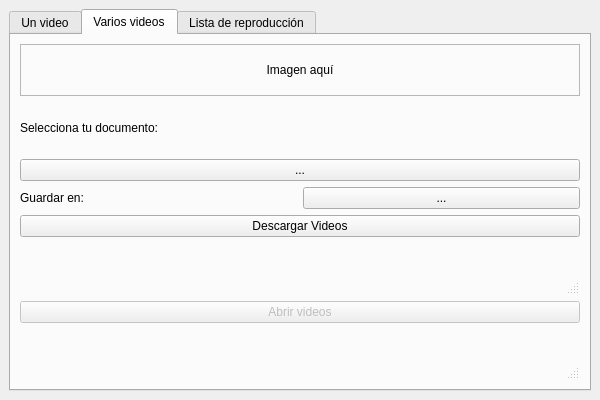
<?xml version="1.0" encoding="UTF-8"?>
<ui version="4.0">
 <class>MainWindow</class>
 <widget class="QMainWindow" name="MainWindow">
  <property name="geometry">
   <rect>
    <x>0</x>
    <y>0</y>
    <width>600</width>
    <height>400</height>
   </rect>
  </property>
  <property name="windowTitle">
   <string>Descargador YouTube</string>
  </property>
  <widget class="QWidget" name="centralwidget">
   <layout class="QVBoxLayout" name="verticalLayout_central">
    <item>
     <widget class="QTabWidget" name="tabWidget">
      <property name="currentIndex">
       <number>1</number>
      </property>

      <!-- TAB 1: UN VIDEO -->
      <widget class="QWidget" name="tab_un_video">
       <attribute name="title">
        <string>Un video</string>
       </attribute>
       <layout class="QVBoxLayout" name="verticalLayout_tab1">
        <item>
         <widget class="QLabel" name="lbl_img_video">
          <property name="text">
           <string>Imagen aquí</string>
          </property>
          <property name="alignment">
           <set>Qt::AlignCenter</set>
          </property>
         </widget>
        </item>
        <item>
         <widget class="QLabel" name="lbl_desc_video">
          <property name="text">
           <string>Descargar un video de YouTube</string>
          </property>
         </widget>
        </item>
        <item>
         <widget class="QLabel" name="lbl_url_video">
          <property name="text">
           <string>URL Video</string>
          </property>
         </widget>
        </item>
        <item>
         <widget class="QLineEdit" name="txt_url_video"/>
        </item>
        <item>
         <layout class="QHBoxLayout" name="horizontalLayout_tab1_path">
          <item>
           <widget class="QLabel" name="lbl_guardar_video">
            <property name="text">
             <string>Guardar en:</string>
            </property>
           </widget>
          </item>
          <item>
           <widget class="QPushButton" name="btn_ruta_video">
            <property name="text">
             <string>...</string>
            </property>
           </widget>
          </item>
         </layout>
        </item>
        <item>
         <widget class="QPushButton" name="btn_descargar_video">
          <property name="text">
           <string>Descargar Video</string>
          </property>
         </widget>
        </item>
        <item>
         <widget class="QProgressBar" name="progress_video">
          <property name="value">
           <number>0</number>
          </property>
         </widget>
        </item>
        <item>
         <widget class="QPushButton" name="btn_abrir_video">
          <property name="text">
           <string>Abrir</string>
          </property>
          <property name="enabled">
           <bool>false</bool>
          </property>
         </widget>
        </item>
       </layout>
      </widget>

      <!-- TAB 2: VARIOS VIDEOS -->
      <widget class="QWidget" name="tab_varios_videos">
       <attribute name="title">
        <string>Varios videos</string>
       </attribute>
       <layout class="QVBoxLayout" name="verticalLayout_tab2">

        <!-- Frame para imagen -->
        <item>
         <widget class="QFrame" name="frame_img_varios">
          <property name="frameShape">
           <enum>QFrame::StyledPanel</enum>
          </property>
          <property name="frameShadow">
           <enum>QFrame::Raised</enum>
          </property>
          <layout class="QVBoxLayout" name="layout_frame_varios">
           <item>
            <widget class="QLabel" name="lbl_img_varios">
             <property name="text">
              <string>Imagen aquí</string>
             </property>
             <property name="alignment">
              <set>Qt::AlignCenter</set>
             </property>
            </widget>
           </item>
          </layout>
         </widget>
        </item>

        <item>
         <widget class="QLabel" name="lbl_doc">
          <property name="text">
           <string>Selecciona tu documento:</string>
          </property>
         </widget>
        </item>
        <item>
         <widget class="QPushButton" name="btn_doc">
          <property name="text">
           <string>...</string>
          </property>
         </widget>
        </item>
        <item>
         <layout class="QHBoxLayout" name="horizontalLayout_tab2_path">
          <item>
           <widget class="QLabel" name="lbl_guardar_varios">
            <property name="text">
             <string>Guardar en:</string>
            </property>
           </widget>
          </item>
          <item>
           <widget class="QPushButton" name="btn_ruta_varios">
            <property name="text">
             <string>...</string>
            </property>
           </widget>
          </item>
         </layout>
        </item>

        <!-- Botón Descargar Videos -->
        <item>
         <widget class="QPushButton" name="btn_descargar_varios">
          <property name="text">
           <string>Descargar Videos</string>
          </property>
         </widget>
        </item>

        <!-- StatusBar superior -->
        <item>
         <widget class="QStatusBar" name="status_varios"/>
        </item>

        <!-- Botón Abrir -->
        <item>
         <widget class="QPushButton" name="btn_abrir_varios">
          <property name="text">
           <string>Abrir videos</string>
          </property>
          <property name="enabled">
           <bool>false</bool>
          </property>
         </widget>
        </item>

        <!-- StatusBar inferior -->
        <item>
         <widget class="QStatusBar" name="status_varios_bottom"/>
        </item>

       </layout>
      </widget>

      <!-- TAB 3: PLAYLIST -->
      <widget class="QWidget" name="tab_playlist">
       <attribute name="title">
        <string>Lista de reproducción</string>
       </attribute>
       <layout class="QVBoxLayout" name="verticalLayout_tab3">
        <item>
         <widget class="QLabel" name="lbl_img_playlist">
          <property name="text">
           <string>Imagen aquí</string>
          </property>
          <property name="alignment">
           <set>Qt::AlignCenter</set>
          </property>
         </widget>
        </item>
        <item>
         <widget class="QLabel" name="lbl_desc_playlist">
          <property name="text">
           <string>Descargar lista de reproducción de YouTube</string>
          </property>
         </widget>
        </item>
        <item>
         <widget class="QLabel" name="lbl_url_playlist">
          <property name="text">
           <string>URL Playlist</string>
          </property>
         </widget>
        </item>
        <item>
         <widget class="QLineEdit" name="txt_url_playlist"/>
        </item>
        <item>
         <layout class="QHBoxLayout" name="horizontalLayout_tab3_path">
          <item>
           <widget class="QLabel" name="lbl_guardar_playlist">
            <property name="text">
             <string>Guardar en:</string>
            </property>
           </widget>
          </item>
          <item>
           <widget class="QPushButton" name="btn_ruta_playlist">
            <property name="text">
             <string>...</string>
            </property>
           </widget>
          </item>
         </layout>
        </item>
        <item>
         <widget class="QPushButton" name="btn_descargar_playlist">
          <property name="text">
           <string>Descargar Playlist</string>
          </property>
         </widget>
        </item>
        <item>
         <widget class="QProgressBar" name="progress_playlist">
          <property name="value">
           <number>0</number>
          </property>
         </widget>
        </item>
        <item>
         <widget class="QPushButton" name="btn_abrir_playlist">
          <property name="text">
           <string>Abrir</string>
          </property>
          <property name="enabled">
           <bool>false</bool>
          </property>
         </widget>
        </item>
       </layout>
      </widget>

     </widget>
    </item>
   </layout>
  </widget>
 </widget>
 <resources/>
 <connections/>
</ui>
